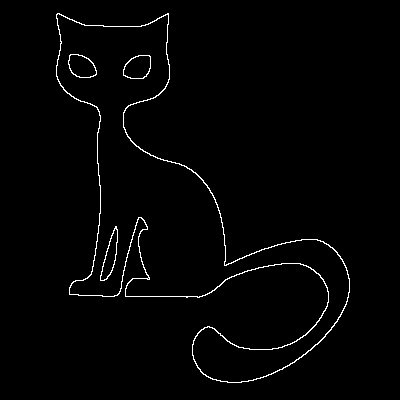
#> input picture Lista de Exercícios 5 - PDI - Victor Hugo Martins de Oliveira/gato.png, 400 x 400 px
$ python 'exercício 5.py'
#> lines starting #> are read from the running program, lines starting #| are printed output that depends on the picture; after the words box and inside, x2 and y2 are one past the last pixel; in counts of white or black regions, pixels touching at a corner belong together
import cv2
import numpy as np
from collections import deque

imagem = cv2.imread("gato.png", cv2.IMREAD_GRAYSCALE)
#> imagem: shape (400, 400); 1.6% white in thin lines or dots, all inside (x1, y1, x2, y2) = (56, 13, 350, 383)

_, bordas = cv2.threshold(imagem, 127, 255, cv2.THRESH_BINARY)

altura, largura = bordas.shape
#> altura = 400; largura = 400

resultado = np.zeros_like(bordas)

semente_x = int(input("Digite X da semente: "))
#> the answer given: 3
semente_y = int(input("Digite Y da semente: "))
#> the answer given: 3

fila = deque()
fila.append((semente_y, semente_x))

visitados = np.zeros_like(bordas, dtype=np.uint8)

while fila:

    y, x = fila.popleft()

    if y < 0 or y >= altura or x < 0 or x >= largura:
        continue

    if visitados[y, x]:
        continue

    if bordas[y, x] != 0:
        continue

    visitados[y, x] = 1
    resultado[y, x] = 255

    fila.append((y - 1, x))
    fila.append((y + 1, x))
    fila.append((y, x - 1))
    fila.append((y, x + 1))
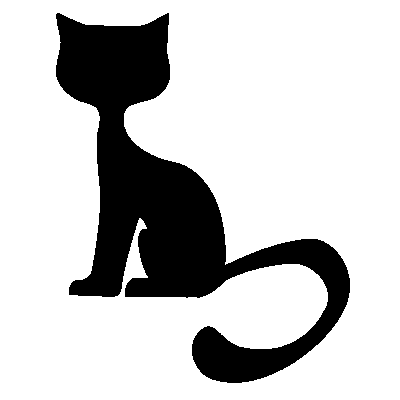
#> resultado: shape (400, 400); 78.4% white; 1 black region, box (x1, y1, x2, y2) and area: (56, 13, 350, 383) 34544

cv2.imwrite("q5_regiao_preenchida.png", resultado)

$ run again, with Lista de Exercícios 5 - PDI - Victor Hugo Martins de Oliveira/ruidos.png copied over Lista de Exercícios 5 - PDI - Victor Hugo Martins de Oliveira/gato.png
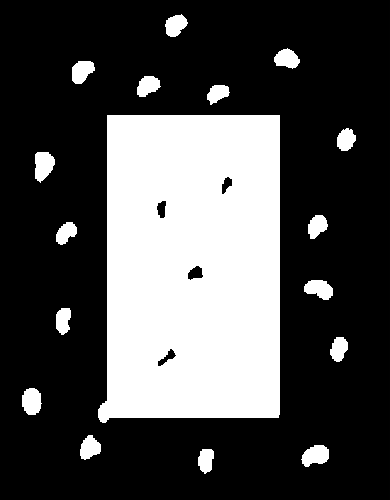
#> input picture Lista de Exercícios 5 - PDI - Victor Hugo Martins de Oliveira/ruidos.png, 390 x 500 px
#> imagem is the input picture: shape (500, 390); min 0, max 255, mean 75.7
#> bordas: shape (500, 390); 29.7% white; 17 white regions, largest, box (x1, y1, x2, y2) and area: (98, 115, 280, 423) 52108, (35, 152, 55, 183) 459, (301, 445, 329, 467) 439
#> after the loop `while fila:`:
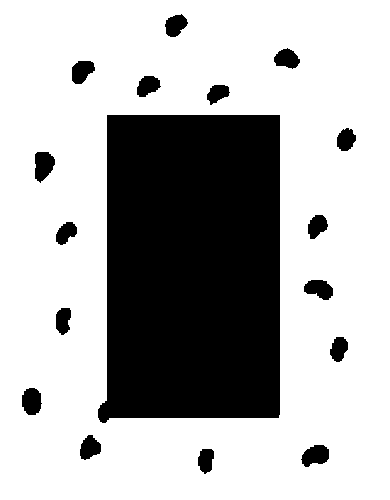
#> resultado: shape (500, 390); 70.1% white; 17 black regions, largest, box (x1, y1, x2, y2) and area: (98, 115, 280, 423) 52578, (35, 152, 55, 183) 459, (301, 445, 329, 467) 439
